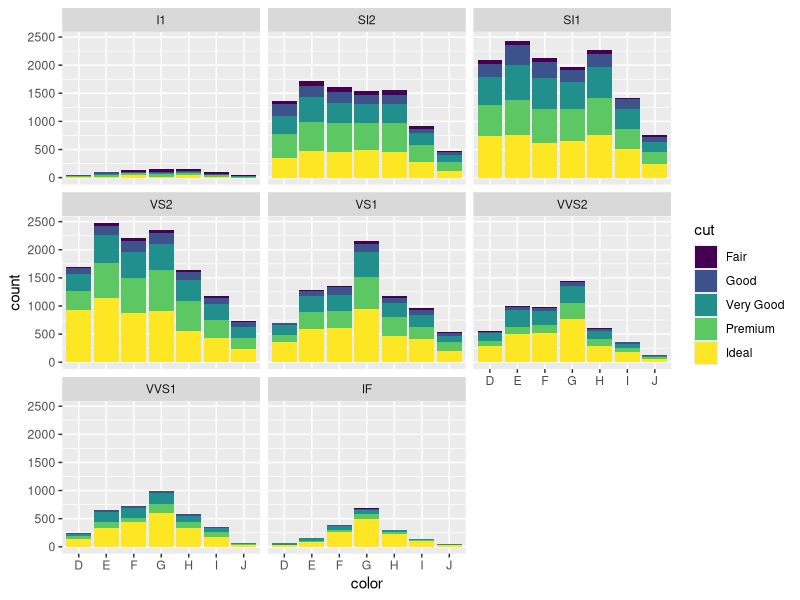

Here is the R script that generated this plot:
install.packages("tidyverse")
library(tidyverse)
library(ggplot2)

head(diamonds)

ggplot(data=diamonds) +
  geom_bar(mapping=aes(x=color, fill=cut)) +
  facet_wrap(~clarity)
